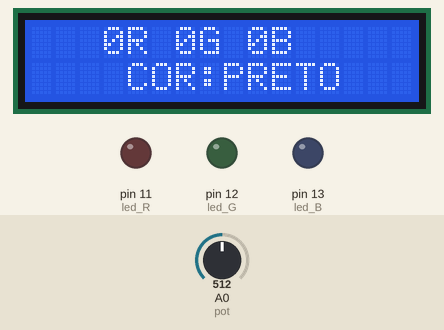
Bench run of a sketch on a simulated Arduino Uno, built with avr-gcc and run on an emulated ATmega328P. On the bench: 16×2 character LCD, output pins drawn as LEDs (lit = HIGH). The test bench sets the inputs (shaded band); at power-on: A0 (pot) = 512. What the sketch prints to the serial monitor is not drawn.

Above: at 0.2 s.
At 6.3 s:
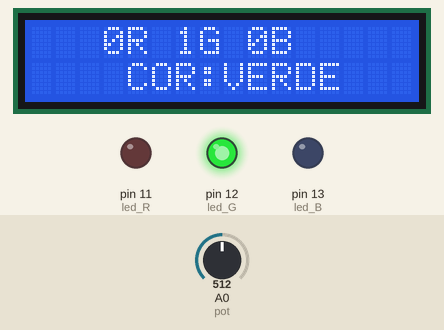
At 9.4 s:
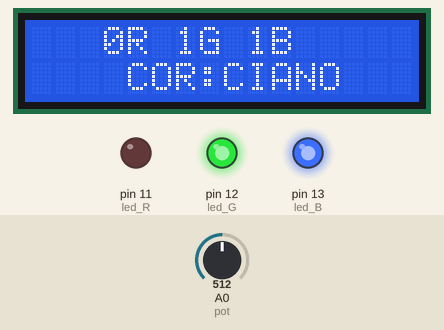
At 18.6 s:
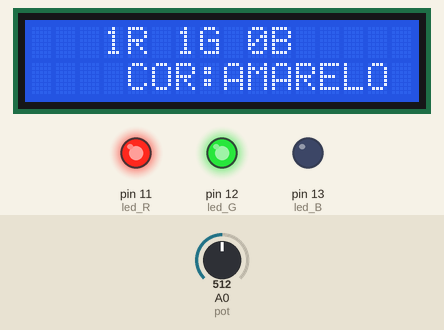
At 27.9 s:
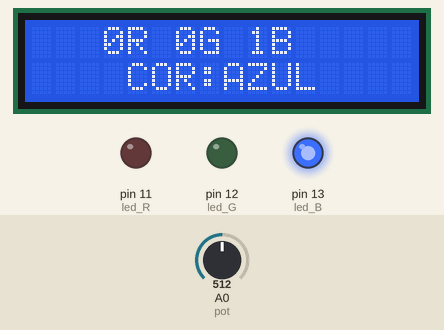
At 37.1 s:
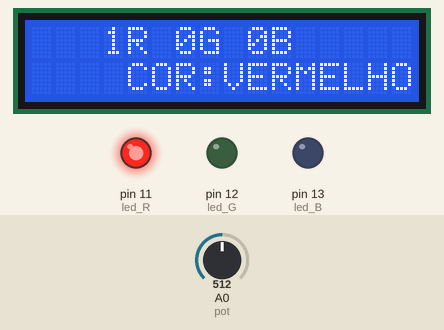
Timing chart, 0 to 38.6 s (numbered marks = the images above):
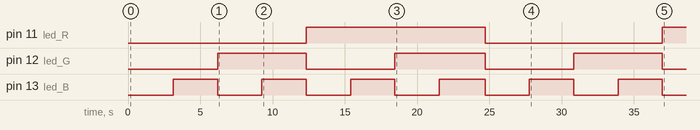

Measured:
- by itself, pin 11 (led_R): LOW → HIGH at 12.3 s, → LOW 12.4 s later, → HIGH 12.3 s later
- by itself, pin 12 (led_G): alternates HIGH for 6.1 s and LOW for 6.1 s
- by itself, pin 13 (led_B): alternates HIGH for 3.1 s and LOW for 3.1 s
- what the display in image 0 shows lasts 3.1 s, from 0.1 s to 3.2 s

The sketch:

brave_tumelo1.ino
```cpp
#include <LiquidCrystal.h>
#define led_R 11
#define led_G 12
#define led_B 13
#define pot A0

int valorpot = 0;

LiquidCrystal lcd(7, 6, 5, 4, 3, 2);

void setup ()
{
  pinMode(led_R, OUTPUT);
  pinMode(led_G, OUTPUT);
  pinMode(led_B, OUTPUT);
  pinMode(pot, INPUT);
  digitalWrite(led_R, LOW);
  digitalWrite(led_G, LOW);
  digitalWrite(led_B, LOW);
  Serial.begin(9600);
  lcd.begin(16, 2);
  lcd.clear();
}
void loop() {
  valorpot = analogRead(pot);

  if (valorpot > 0 < 127) //preto
  {
    digitalWrite (led_R, LOW);
    digitalWrite (led_G, LOW);
    digitalWrite (led_B, LOW);
    lcd.begin(16,2);
lcd.clear();

    lcd.setCursor(3, 0);
    lcd.print("0R 0G 0B");
    lcd.setCursor(4, 1);
    lcd.print ("COR:PRETO");
    delay(3000);

  }
  if (valorpot > 127 < 254) //AZUL
  {
    digitalWrite (led_R, LOW);
    digitalWrite (led_G, LOW);
    digitalWrite (led_B, HIGH);
    lcd.begin(16,2);
lcd.clear();
    lcd.setCursor(3, 0);
    lcd.print("0R 0G 1B");
    lcd.setCursor(4, 1);
    lcd.print ("COR:AZUL");
    delay(3000);
  }
  if (valorpot > 254 < 381) //VERDE
  {
    digitalWrite (led_R, LOW);
    digitalWrite (led_G, HIGH);
    digitalWrite (led_B, LOW);
    lcd.begin(16,2);
lcd.clear();
    lcd.setCursor(3, 0);
    lcd.print("0R 1G 0B");
    lcd.setCursor(4, 1);
    lcd.print ("COR:VERDE");
    delay(3000);
  }
  if (valorpot > 381 < 538) //CIANO
  {
    digitalWrite (led_R, LOW);
    digitalWrite (led_G, HIGH);
    digitalWrite (led_B, HIGH);
    lcd.begin(16,2);
lcd.clear();
    lcd.setCursor(3, 0);
    lcd.print("0R 1G 1B");
    lcd.setCursor(4, 1);
    lcd.print ("COR:CIANO");
    delay(3000);
  }
  if (valorpot > 538 < 635) //VERMELHO
  {
    digitalWrite (led_R, HIGH);
    digitalWrite (led_G, LOW);
    digitalWrite (led_B, LOW);
    lcd.begin(16,2);
lcd.clear();
    lcd.setCursor(3, 0);
    lcd.print("1R 0G 0B");
    lcd.setCursor(4, 1);
    lcd.print ("COR:VERMELHO");
    delay(3000);
  }
  if (valorpot > 635 < 762) //MAGENTA
  {
    digitalWrite (led_R, HIGH);
    digitalWrite (led_G, LOW);
    digitalWrite (led_B, HIGH);
    lcd.begin(16,2);
lcd.clear();
    lcd.setCursor(3, 0);
    lcd.print("1R 0G 1B");
    lcd.setCursor(4, 1);
    lcd.print ("COR:MAGENTA");
    delay(3000);
  }
  if (valorpot > 762 < 889) //AMARELO
  {
    digitalWrite (led_R, HIGH);
    digitalWrite (led_G, HIGH);
    digitalWrite (led_B, LOW);
    lcd.begin(16,2);
lcd.clear();
    lcd.setCursor(3, 0);
    lcd.print("1R 1G 0B");
    lcd.setCursor(4, 1);
    lcd.print ("COR:AMARELO");
    delay(3000);
  }
  if (valorpot  > 889 < 1023) //BRANCO
  {
    digitalWrite (led_R, HIGH);
    digitalWrite (led_G, HIGH);
    digitalWrite (led_B, HIGH);
    lcd.begin(16,2);
lcd.clear();
    lcd.setCursor(3, 0);
    lcd.print("1R 1G 1B");
    lcd.setCursor(4, 1);
    lcd.print ("COR:BRANCO");
    delay(3000);
  }

  Serial.println(valorpot);
  delay(100);
}
```
